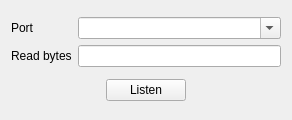
<?xml version="1.0" encoding="UTF-8"?>
<ui version="4.0">
 <class>RtkPortUIClass</class>
 <widget class="QWidget" name="RtkPortUIClass">
  <property name="geometry">
   <rect>
    <x>0</x>
    <y>0</y>
    <width>292</width>
    <height>120</height>
   </rect>
  </property>
  <property name="windowTitle">
   <string>RtkPortUI</string>
  </property>
  <layout class="QVBoxLayout" name="verticalLayout">
   <item>
    <layout class="QGridLayout" name="gridLayout_5" columnstretch="0,1">
     <item row="0" column="0">
      <widget class="QLabel" name="label_10">
       <property name="text">
        <string>Port</string>
       </property>
      </widget>
     </item>
     <item row="0" column="1">
      <widget class="QComboBoxWithDelete" name="port_box">
       <property name="editable">
        <bool>true</bool>
       </property>
      </widget>
     </item>
     <item row="1" column="0">
      <widget class="QLabel" name="label">
       <property name="text">
        <string>Read bytes</string>
       </property>
      </widget>
     </item>
     <item row="1" column="1">
      <widget class="QLineEdit" name="read_size">
       <property name="readOnly">
        <bool>true</bool>
       </property>
      </widget>
     </item>
    </layout>
   </item>
   <item>
    <layout class="QHBoxLayout" name="horizontalLayout_4">
     <item>
      <spacer name="horizontalSpacer">
       <property name="orientation">
        <enum>Qt::Horizontal</enum>
       </property>
       <property name="sizeHint" stdset="0">
        <size>
         <width>40</width>
         <height>20</height>
        </size>
       </property>
      </spacer>
     </item>
     <item>
      <widget class="QPushButton" name="listen_btn">
       <property name="styleSheet">
        <string notr="true"/>
       </property>
       <property name="text">
        <string>Listen</string>
       </property>
      </widget>
     </item>
     <item>
      <spacer name="horizontalSpacer_2">
       <property name="orientation">
        <enum>Qt::Horizontal</enum>
       </property>
       <property name="sizeHint" stdset="0">
        <size>
         <width>40</width>
         <height>20</height>
        </size>
       </property>
      </spacer>
     </item>
    </layout>
   </item>
  </layout>
 </widget>
 <layoutdefault spacing="6" margin="11"/>
 <customwidgets>
  <customwidget>
   <class>QComboBoxWithDelete</class>
   <extends>QComboBox</extends>
   <header location="global">custom/QComboBoxWithDelete.h</header>
  </customwidget>
 </customwidgets>
 <resources/>
 <connections/>
</ui>
